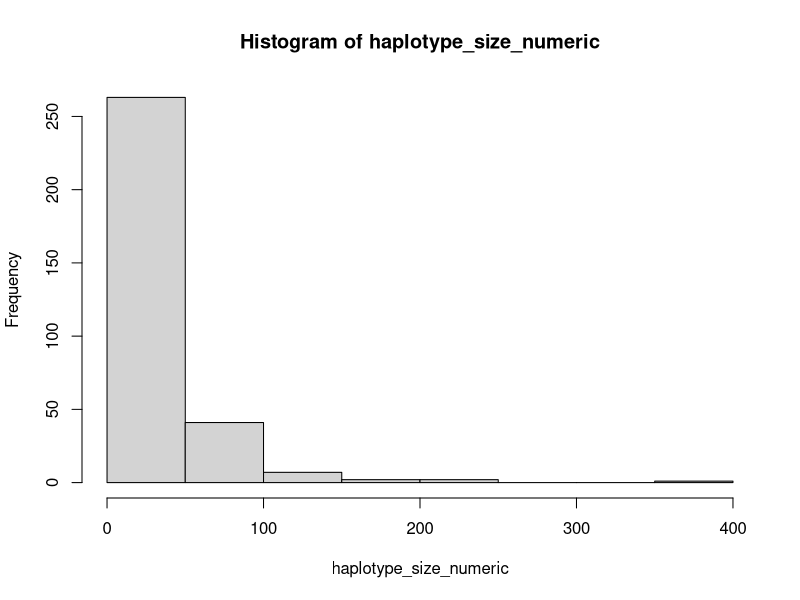
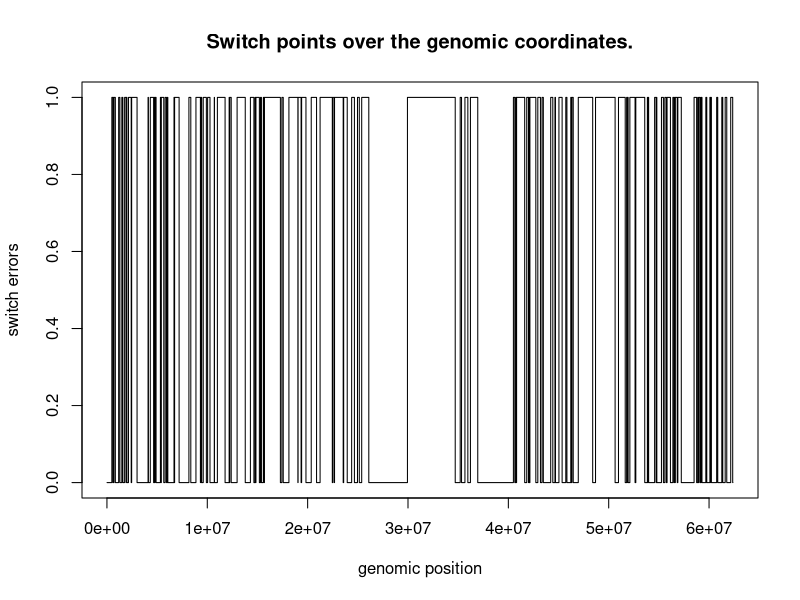
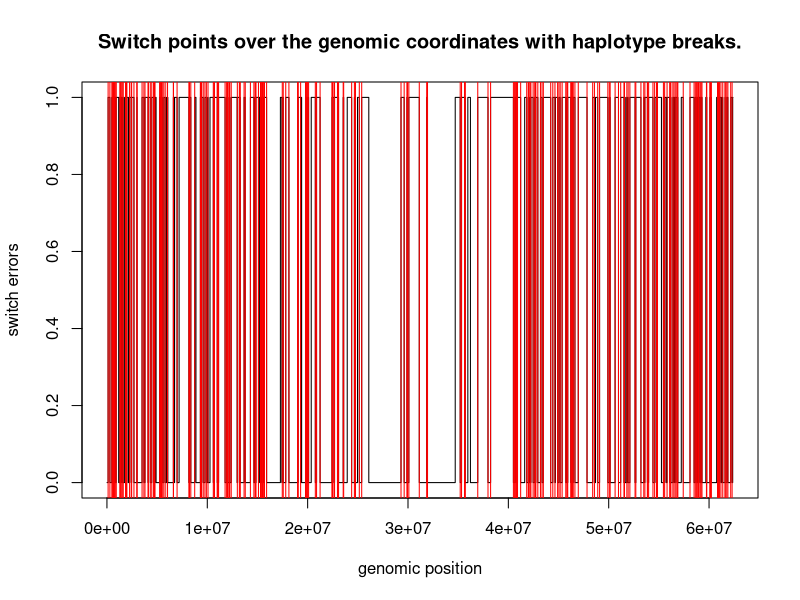
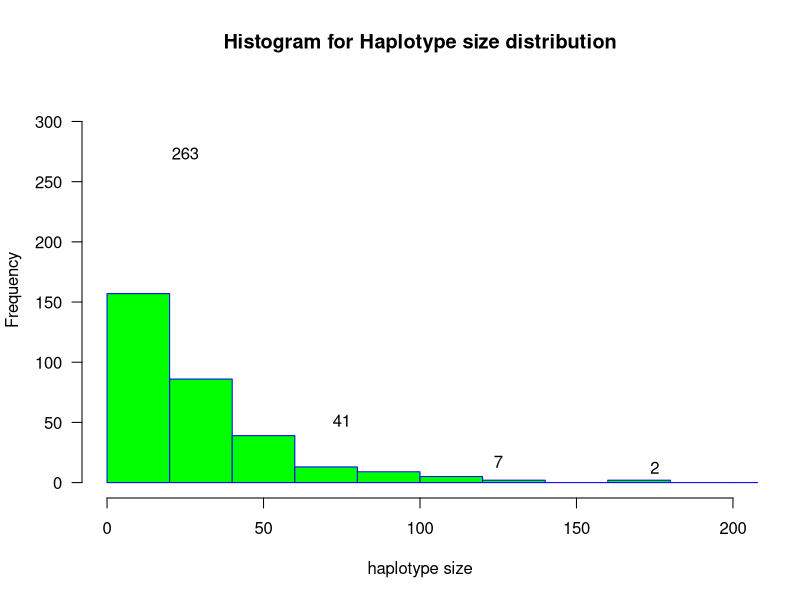
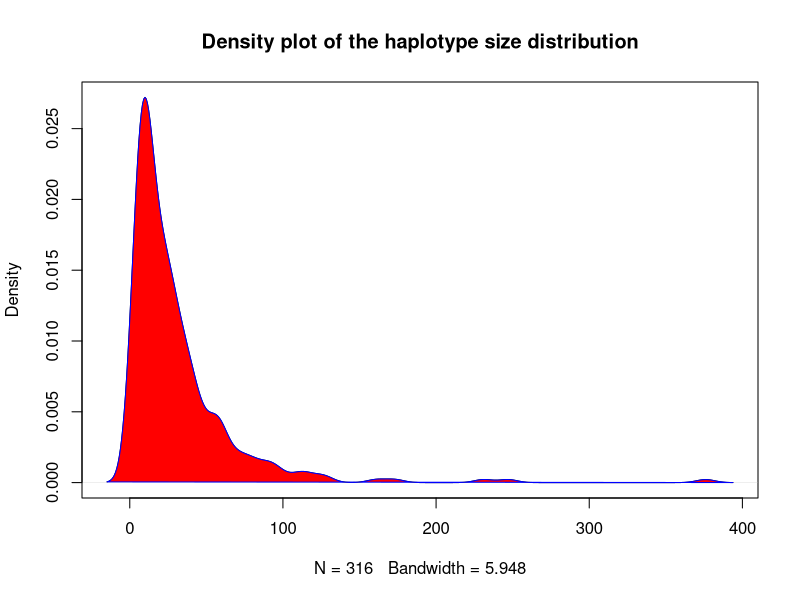

Write the R code that produced these figures, in order.

## Purpose of the this script: 
  # Compute the switch points using the truth and first round of phased haplotype (obtained from phaseExtender)
  # Here we use 10 RBphased samples used in Set A.

### Set the required path; 
## **update the path as need be with your directory 
getwd()
# setwd("/home/priyanka/Dropbox/SharedWithHarish/TestSwitchErrors/SwitchErrorTutorial")
getwd()
list.files()  # read available files and folders 


##########  Switch errors test - Set A (first round of phaseExtension) ########## 
#####  Read the required data  ###### 

## Import "truth haplotype" for SetA
truthHaplotype_NA12891 <- read.table('SetA/truth_Haplotype_NA12891.txt', header = TRUE)
head(truthHaplotype_NA12891)
  #**Note: R doesn't allow to use ":" in header name and it is automatically renamed to "."
  # you can see this in the output 

# change the name of the header
colnames(truthHaplotype_NA12891)[colnames(truthHaplotype_NA12891)=="NA12891.PI"] <- "true.NA12891.PI"
colnames(truthHaplotype_NA12891)[colnames(truthHaplotype_NA12891)=="NA12891.PG_al"] <- "true.NA12891.PG_al"


## Import "phased haplotype" for SetA
phased_SetA_NA12891 <- read.table('SetA_02/phased_Haplotype_NA12891.txt', header = TRUE)
# or, we can use the file "extended_haplotype_NA12891.txt" from the folder "/SetA/phased_NA12891_SetA_run01/"
head(phased_SetA_NA12891)

# change the name of the header
colnames(phased_SetA_NA12891)[colnames(phased_SetA_NA12891)=="NA12891.PI"] <- "phased.NA12891.PI"
colnames(phased_SetA_NA12891)[colnames(phased_SetA_NA12891)=="NA12891.PG_al"] <- "phased.NA12891.PG_al"


## Merge the truth and phased data set to identify switch errors
merged.data <- merge(truthHaplotype_NA12891, phased_SetA_NA12891,
                     by=c("CHROM", "POS"))
head(merged.data)

# set the data in order by "POS" - ** it's very important to do this **
merged.data <- merged.data[order(merged.data$POS),]

# after merging, the row-index becomes random; so let's put it in order
rownames(merged.data) <- NULL

# Now, compare the "truth haplotype" with "phased haplotype" and ...
# ... find the sites where haplotype phasing switched
merged.data$match <- ifelse((merged.data$true.NA12891.PG_al == merged.data$phased.NA12891.PG_al), 0, 1)
# **Note: the "match" column should have values "0's" and "1's". A continous "0" or "1" indicates 
# .. properly phased block. But, transition from 0 -> 1 or from 1 -> 0 suggests a "Switch Error" betweeen the blocks.

# Now, plot the "Switch Error" points as png
png("SwitchPoints_SetA_withOutHaplotypeBreaks.png", width = 1600, height = 600)
plot(merged.data$POS, merged.data$match, main = "Switch points over the genomic coordinates.", type = "s", 
     xlab = "genomic position", ylab = "switch errors")
#title(main = "Switch points", xlab = 'genomic coordinates', ylab = 'switch points')
dev.off()


# Compute switch error rates 
number_of_hets <- length(merged.data$match)
num_of_switch <- 0
prev_match <- merged.data$match[1]
for (item in merged.data$match){
  curr_match = item
  if (curr_match != prev_match){
    num_of_switch = num_of_switch + 1
    
    # reset the "previous match" value
    prev_match = curr_match}}

switch_err_rate = num_of_switch/(number_of_hets)
switch_err_rate
# 0.02048


######## Fix the switch points by taking "haplotype breaks" into account. ##########
## The above switch point data (i.e "match") and the plot we obtained above doesn't account for break in haplotypes.
# Since our haplotype aren't completely merged genome/chromosome wide. The switch points needs to be defined per block. 

## So, now we compute switch point by including changes in "PI" values.
# Now, the "switch points" are addressed when :
  # we see 0 -> 1, or when 1 -> 0 in the "match" data
  # PI of the haplotype block changes
    # ** So, now we need to account for the match and also for change in haplotype block index.

# the length (number of rows) of the dataframe
seq_len <- length(merged.data$match)
seq_len

# set empty variables 
previous_match <- 0
hap_size <- 0
haplotype_sizes <- integer()  # to store the size of haplotype extended truly.
previous_pi <- 1 
haplotype_breaks <- integer()

# run a for loop to find switch points 
for (ith in c(1:seq_len)){
  current_match = merged.data$match[ith]
  current_pi = merged.data$phased.NA12891.PI[ith]
  if (previous_match == current_match & previous_pi == current_pi) {
    hap_size = hap_size + 1}
  else if (previous_match != current_match | previous_pi != current_pi) {
    # store the haplotype size of properly phased (extended) block
    haplotype_sizes <- c(haplotype_sizes, hap_size)
    hap_size <- 1}  # reset the haplotype size to 1
  
  # store the last haplotype size when the for loop reaches the end
  if (ith == seq_len){
    haplotype_sizes <- c(haplotype_sizes, hap_size)}
  
  # also find the genomic positions where haplotype breaks occur 
  if (previous_pi != current_pi){
    haplotype_breaks <- c(haplotype_breaks, merged.data$POS[ith])}
  
  # update the previous match and pi values for next for-loop 
  previous_match = current_match
  previous_pi = current_pi }


## Identify switch points and compute "switch error" rates. 
# the total number of haplotype blocks represent frequecy of switch points
freq_of_switch = length(haplotype_sizes)
total_possible_switch = sum(haplotype_sizes) # or number of hets site
haplotype_sizes

# calculate switch error rate
switch_error_rate = (freq_of_switch/total_possible_switch)
switch_error_rate
# [1] 0.03269191

## Now, add another column that represent the fully accounted haplotype switchpoints.
phase_state = 0
match_by_pi <- integer()
for (sizes in haplotype_sizes) {
  match_by_pi <- c(match_by_pi, rep(phase_state, sizes))
  
  # change the phase state for next loop
  if (phase_state == 0){
    phase_state = 1}
  else if (phase_state == 1){
    phase_state = 0} }

## add data "match02" to the dataframe
merged.data$match_by_pi <- match_by_pi

## Now, make switch points plot by accounting for the haplotype breaks. 
# for that we will create another column with updated matches between truth and phased haplotypes
png("SwitchPoints_SetA_withHaplotypeBreaks.png", width = 1600, height = 600)
plot(merged.data$POS, merged.data$match_by_pi, main = "Switch points over the genomic coordinates with haplotype breaks.", type = "s", 
     xlab = "genomic position", ylab = "switch errors")
abline(v=haplotype_breaks, col='red')
dev.off()

## We can now overlay the haplotype breaks position on the top of switch points plot

# for convenience let's convert this haplotype size list into integer array
haplotype_size_numeric <- as.numeric(unlist(haplotype_sizes))
haplotype_size_numeric

## Let's plot a histogram of the haplotype size distribution 
hisHap <- hist(haplotype_size_numeric)  # general histogram metrics for the data 
png("Histogram_ofHaplotypeSizeDistribution_SetA.png", width = 1600, height = 600)
hist(haplotype_size_numeric, 
     main="Histogram for Haplotype size distribution", 
     xlab="haplotype size", 
     border="blue", 
     col="green",
     xlim=c(0,200),
     ylim = c(0,320),
     las=1, 
     breaks=20)
# add the size of the frequency to the histogram plot 
text(hisHap$mids,hisHap$counts,labels=hisHap$counts, adj=c(0.5, -0.5))
dev.off()

## Density plot
densHap <- density(haplotype_size_numeric)
png("DensityPlot_ofHaplotypeSizeDistribution_SetA.png", width = 1600, height = 600)
plot(densHap, main = "Density plot of the haplotype size distribution")
polygon(densHap, col = 'red', border = 'blue')
dev.off()

print("Completed the switch error analyses on first round of phaseExtension on Set-A data.")
#### Complete analyses on Set-A  #######

